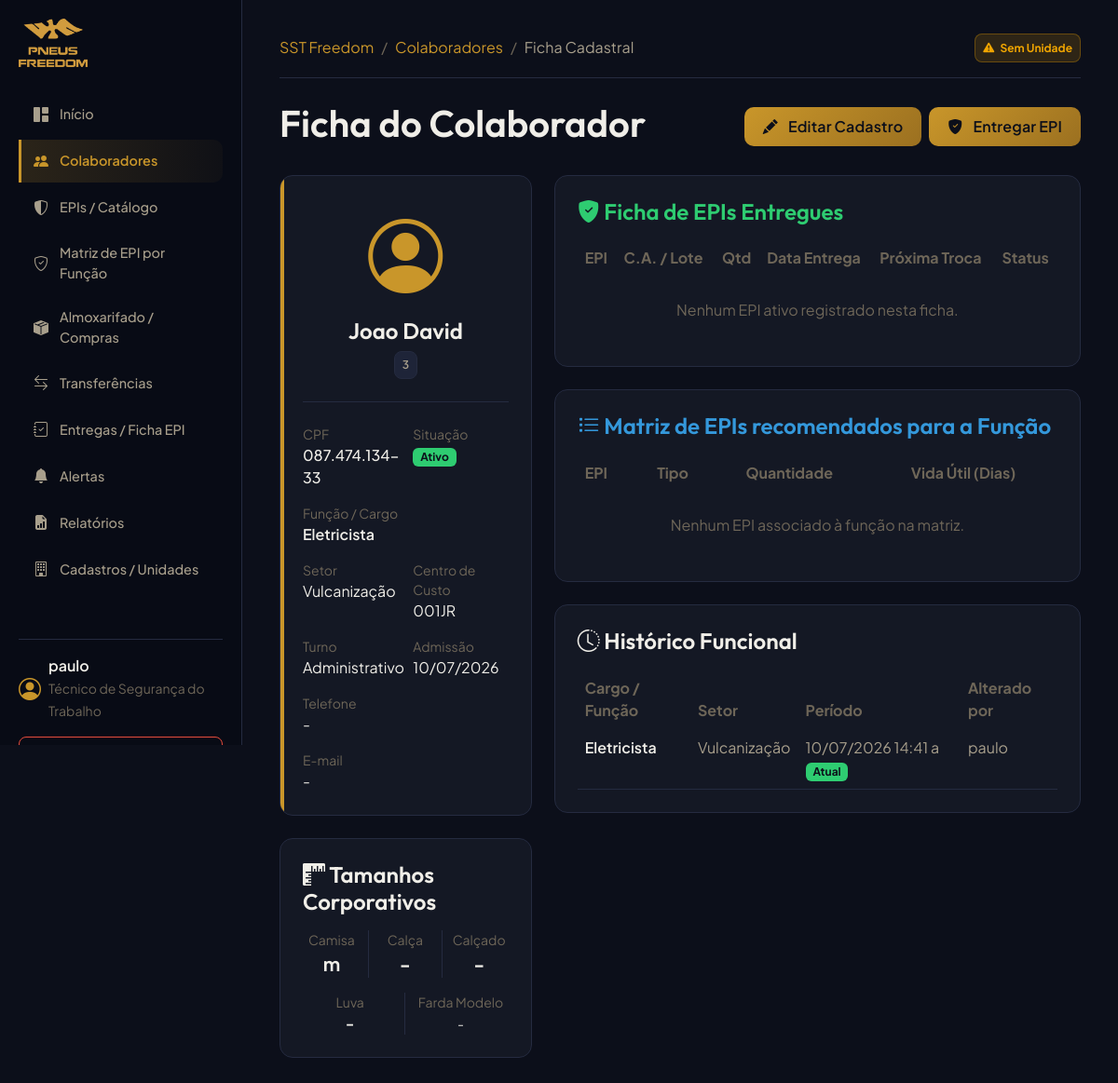
The app's page /employees/1/ (signed in), older data.
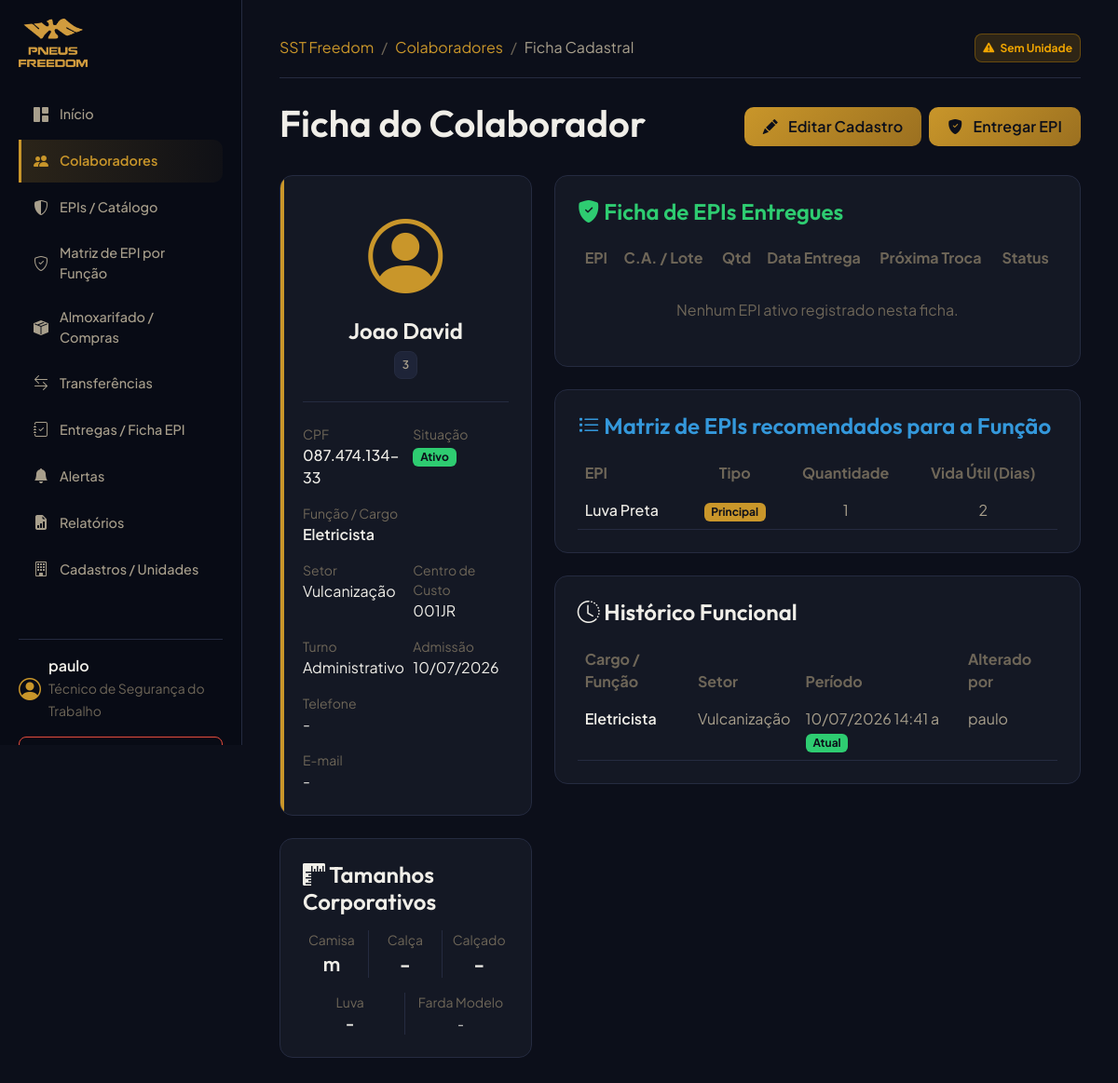
The same page, newer data.
### employees/models.py (models this page shows, shortened)
class EmployeeHistory(models.Model):
    employee = models.ForeignKey(Employee, on_delete=models.CASCADE, related_name='history', verbose_name="Colaborador")
    funcao = models.ForeignKey(Function, on_delete=models.PROTECT, verbose_name="Função/Cargo")
    setor = models.ForeignKey(Sector, on_delete=models.PROTECT, verbose_name="Setor")
    unit = models.ForeignKey(Unit, on_delete=models.PROTECT, verbose_name="Unidade")
    centro_custo = models.ForeignKey(CostCenter, on_delete=models.PROTECT, verbose_name="Centro de Custo")
    data_inicio = models.DateTimeField(auto_now_add=True, verbose_name="Data de Início")
    data_fim = models.DateTimeField(blank=True, null=True, verbose_name="Data de Fim")
    alterado_por = models.ForeignKey(settings.AUTH_USER_MODEL, on_delete=models.SET_NULL, null=True, blank=True, verbose_name="Alterado por")
    observacao = models.TextField(blank=True, null=True, verbose_name="Observações")
    class Meta:
        verbose_name = "Histórico de Colaborador"
        verbose_name_plural = "Históricos de Colaboradores"
        ordering = ['-data_inicio']

### organizations/models.py (models this page shows, shortened)
class Function(models.Model):
    company = models.ForeignKey(Company, on_delete=models.PROTECT, related_name='functions', verbose_name="Empresa")
    nome = models.CharField(max_length=255, verbose_name="Nome da Função/Cargo")
    descricao = models.TextField(blank=True, null=True, verbose_name="Descrição")
    ativo = models.BooleanField(default=True, verbose_name="Ativo")
    class Meta:
        verbose_name = "Função/Cargo"
        verbose_name_plural = "Funções/Cargos"
        unique_together = ('company', 'nome')

class Sector(models.Model):
    unit = models.ForeignKey(Unit, on_delete=models.PROTECT, related_name='sectors', verbose_name="Unidade")
    nome = models.CharField(max_length=255, verbose_name="Nome do Setor")
    codigo = models.CharField(max_length=50, blank=True, null=True, verbose_name="Código do Setor")
    ativo = models.BooleanField(default=True, verbose_name="Ativo")
    class Meta:
        verbose_name = "Setor"
        verbose_name_plural = "Setores"
        unique_together = ('unit', 'nome')

### accounts/models.py (models this page shows, shortened)
class CustomUser(AbstractUser):
    ADMIN = 'ADMIN'
    TECNICO_SST = 'TECNICO_SST'
    ALMOXARIFE = 'ALMOXARIFE'
    PROFILE_CHOICES = (
        (ADMIN, 'Administrador'),
        (TECNICO_SST, 'Técnico de Segurança do Trabalho'),
        (ALMOXARIFE, 'Almoxarife'),
    )
    profile_type = models.CharField(
        max_length=20,
        choices=PROFILE_CHOICES,
        default=TECNICO_SST,
        verbose_name="Tipo de Perfil"
    )
    units = models.ManyToManyField(
        'organizations.Unit',
        blank=True,
        related_name='users',
        verbose_name="Unidades Autorizadas"
    )
    def is_tecnico(self):
        return self.profile_type == self.TECNICO_SST or self.is_superuser
    def is_almoxarife(self):
        return self.profile_type == self.ALMOXARIFE or self.is_superuser
    class Meta:
        verbose_name = "Usuário"
        verbose_name_plural = "Usuários"

### ppe/models.py (models this page shows, shortened)
class PPEMatrix(models.Model):
    funcao = models.ForeignKey(Function, on_delete=models.CASCADE, related_name='ppe_matrix_entries', verbose_name="Função/Cargo")
    product = models.ForeignKey(Product, on_delete=models.PROTECT, verbose_name="EPI")
    variant = models.ForeignKey(ProductVariant, on_delete=models.PROTECT, blank=True, null=True, verbose_name="Variante Específica")
    obrigatorio = models.BooleanField(default=True, verbose_name="Obrigatório")
    principal = models.BooleanField(default=True, verbose_name="EPI Principal da Função")
    quantidade_padrao = models.IntegerField(default=1, verbose_name="Quantidade Padrão")
    vida_util_dias = models.IntegerField(verbose_name="Vida Útil Padrão (Dias)")
    prazo_troca_preventiva = models.IntegerField(blank=True, null=True, verbose_name="Prazo de Troca Preventiva (Dias)")
    orientacoes = models.TextField(blank=True, null=True, verbose_name="Orientações e Instruções de Uso")
    ativo = models.BooleanField(default=True, verbose_name="Ativo")
    criado_por = models.ForeignKey(settings.AUTH_USER_MODEL, on_delete=models.SET_NULL, null=True, blank=True, verbose_name="Criado por")
    criado_em = models.DateTimeField(auto_now_add=True, verbose_name="Criado em")
    class Meta:
        verbose_name = "Matriz de EPI por Função"
        verbose_name_plural = "Matrizes de EPI por Função"
        unique_together = ('funcao', 'product')

class Product(models.Model):
    TIPO_PRODUTO_CHOICES = (
        ('EPI', 'EPI'),
        ('MATERIAL_SEGURANCA', 'Material de Segurança'),
        ('MATERIAL_CONSUMO', 'Material de Consumo'),
        ('FERRAMENTA', 'Ferramenta'),
        ('UNIFORME', 'Uniforme'),
        ('OUTRO', 'Outro'),
    )
    CATEGORIA_CHOICES = (
        ('PROTECAO_CABECA', 'Proteção da Cabeça'),
        ('PROTECAO_AUDITIVA', 'Proteção Auditiva'),
        ('PROTECAO_RESPIRATORIA', 'Proteção Respiratória'),
        ('PROTECAO_OCULAR', 'Proteção Ocular e Facial'),
        ('PROTECAO_TRONCO', 'Proteção do Tronco'),
        ('PROTECAO_MEMBROS_SUP', 'Proteção dos Membros Superiores'),
        ('PROTECAO_MEMBROS_INF', 'Proteção dos Membros Inferiores'),
        ('VESTUARIO', 'Vestuário / Fardamento'),
        ('OUTRO', 'Outro'),
    )
    nome = models.CharField(max_length=255, verbose_name="Nome do Produto")
    tipo_produto = models.CharField(max_length=50, choices=TIPO_PRODUTO_CHOICES, default='EPI', verbose_name="Tipo de Produto")
    categoria = models.CharField(max_length=50, choices=CATEGORIA_CHOICES, blank=True, null=True, default='OUTRO', verbose_name="Categoria de Proteção")
    ca_numero = models.CharField(max_length=50, blank=True, null=True, verbose_name="C.A. (Certificado de Aprovação)")
    descricao = models.TextField(blank=True, null=True, verbose_name="Descrição")
    unidade_medida = models.CharField(max_length=20, default="UND", verbose_name="Unidade de Medida")
    fabricante = models.CharField(max_length=255, blank=True, null=True, verbose_name="Fabricante Padrão")
    exige_ca = models.BooleanField(default=True, verbose_name="Exige C.A. (Certificado de Aprovação)")
    controlado_individualmente = models.BooleanField(default=True, verbose_name="Controlado Individualmente")
    ativo = models.BooleanField(default=True, verbose_name="Ativo")
    class Meta:
        verbose_name = "EPI / Produto"
        verbose_name_plural = "EPIs / Produtos"

### employees/views.py (the view)
# urls.py: path('<int:pk>/', EmployeeDetailView.as_view(), name='employee_detail'),
class EmployeeDetailView(LoginRequiredMixin, DetailView):
    model = Employee
    template_name = "employees/detail.html"
    context_object_name = "employee"
    def get_context_data(self, **kwargs):
        context = super().get_context_data(**kwargs)
        employee = self.object
        deliveries = employee.ppe_deliveries.all().select_related('product_variant__product', 'ca_entregue', 'lot')
        history = employee.history.all().select_related('funcao', 'setor', 'unit', 'centro_custo')
        from ppe.models import PPEMatrix, ExtraordinaryPPE
        matrix = PPEMatrix.objects.filter(funcao=employee.funcao, ativo=True).select_related('product')
        extraordinary = ExtraordinaryPPE.objects.filter(employee=employee, ativo=True).select_related('product')
        context.update({
            'deliveries': deliveries,
            'history': history,
            'matrix': matrix,
            'extraordinary': extraordinary,
        })
        return context

### templates/employees/detail.html (shortened to what the changed rows need)
{% extends "base.html" %}
{% block content %}
<div class="d-flex justify-content-between align-items-center mb-4">
    <h1>Ficha do Colaborador</h1>
</div>
<div class="row g-4">
    <div class="col-12 col-xl-8">
        <div class="card-premium mb-4">
            <div class="table-responsive">
                <table class="table table-dark table-hover mb-0" style="--bs-table-bg: transparent; --bs-table-border-color: var(--border-color);">
                    <thead>
                        <tr>
                            <th class="text-muted border-0">EPI</th>
                            <th class="text-muted border-0">C.A. / Lote</th>
                            <th class="text-muted border-0 text-center">Qtd</th>
                            <th class="text-muted border-0">Data Entrega</th>
                            <th class="text-muted border-0">Próxima Troca</th>
                            <th class="text-muted border-0 text-center">Status</th>
                        </tr>
                    </thead>
                </table>
            </div>
        </div>
        <div class="card-premium mb-4">
            <div class="table-responsive">
                <table class="table table-dark table-hover mb-0" style="--bs-table-bg: transparent; --bs-table-border-color: var(--border-color);">
                    <thead>
                        <tr>
                            <th class="text-muted border-0">EPI</th>
                            <th class="text-muted border-0 text-center">Tipo</th>
                            <th class="text-muted border-0 text-center">Quantidade</th>
                            <th class="text-muted border-0 text-center">Vida Útil (Dias)</th>
                        </tr>
                    </thead>
                    <tbody>
                        {% for entry in matrix %}
                        <tr>
                            <td class="text-light fw-medium">{{ entry.product.nome }}</td>
                            <td class="text-center">
                                {% if entry.principal %}
                                <span class="badge bg-primary">Principal</span>
                                {% else %}
                                <span class="badge bg-secondary">Secundário</span>
                                {% endif %}
                            </td>
                            <td class="text-center">{{ entry.quantidade_padrao }}</td>
                            <td class="text-center">{{ entry.vida_util_dias }}</td>
                        </tr>
                        {% empty %}
                        <tr>
                            <td colspan="4" class="text-center text-muted border-0 py-4">Nenhum EPI associado à função na matriz.</td>
                        </tr>
                        {% endfor %}
                    </tbody>
                </table>
            </div>
        </div>
        <div class="card-premium">
            <div class="table-responsive">
                <table class="table table-dark table-hover mb-0" style="--bs-table-bg: transparent; --bs-table-border-color: var(--border-color);">
                    <thead>
                        <tr>
                            <th class="text-muted border-0">Cargo / Função</th>
                            <th class="text-muted border-0">Setor</th>
                            <th class="text-muted border-0">Período</th>
                            <th class="text-muted border-0">Alterado por</th>
                        </tr>
                    </thead>
                    <tbody>
                        {% for hist in history %}
                        <tr>
                            <td class="text-light fw-semibold">{{ hist.funcao.nome }}</td>
                            <td>{{ hist.setor.nome }}</td>
                            <td>
                                {{ hist.data_inicio|date:"d/m/Y H:i" }}
                                a
                                {% if hist.data_fim %}{{ hist.data_fim|date:"d/m/Y H:i" }}{% else %}<span class="badge bg-success">Atual</span>{% endif %}
                            </td>
                            <td>{{ hist.alterado_por.username|default:"Sistema" }}</td>
                        </tr>
                        {% empty %}
                        <tr>
                            <td colspan="4" class="text-center text-muted border-0 py-4">Nenhum histórico registrado.</td>
                        </tr>
                        {% endfor %}
                    </tbody>
                </table>
            </div>
        </div>
    </div>
</div>
{% endblock %}

Row changes from the older to the newer data that the page shows:
added PPEMatrix: product.nome "Luva Preta", principal "Principal", quantidade_padrao "1", vida_util_dias "2"
Text that changed along with them:
text no longer shown: "Nenhum EPI associado à função na matriz."
